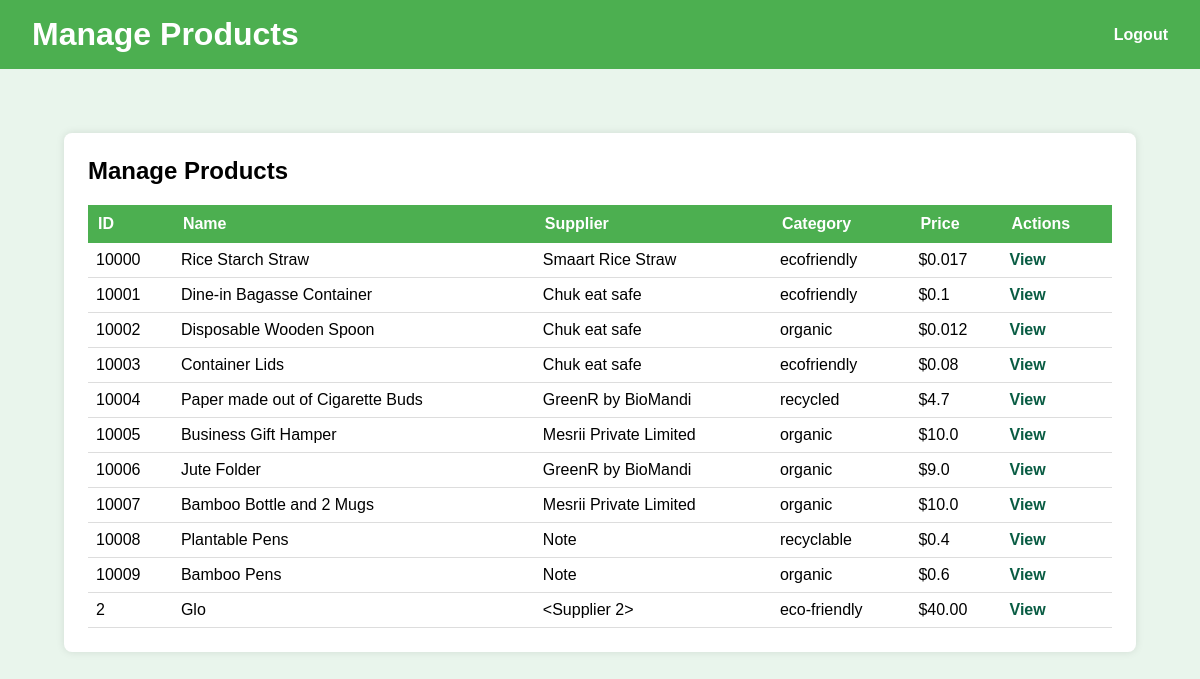
Page /admin/products (signed in) on the earlier database version.
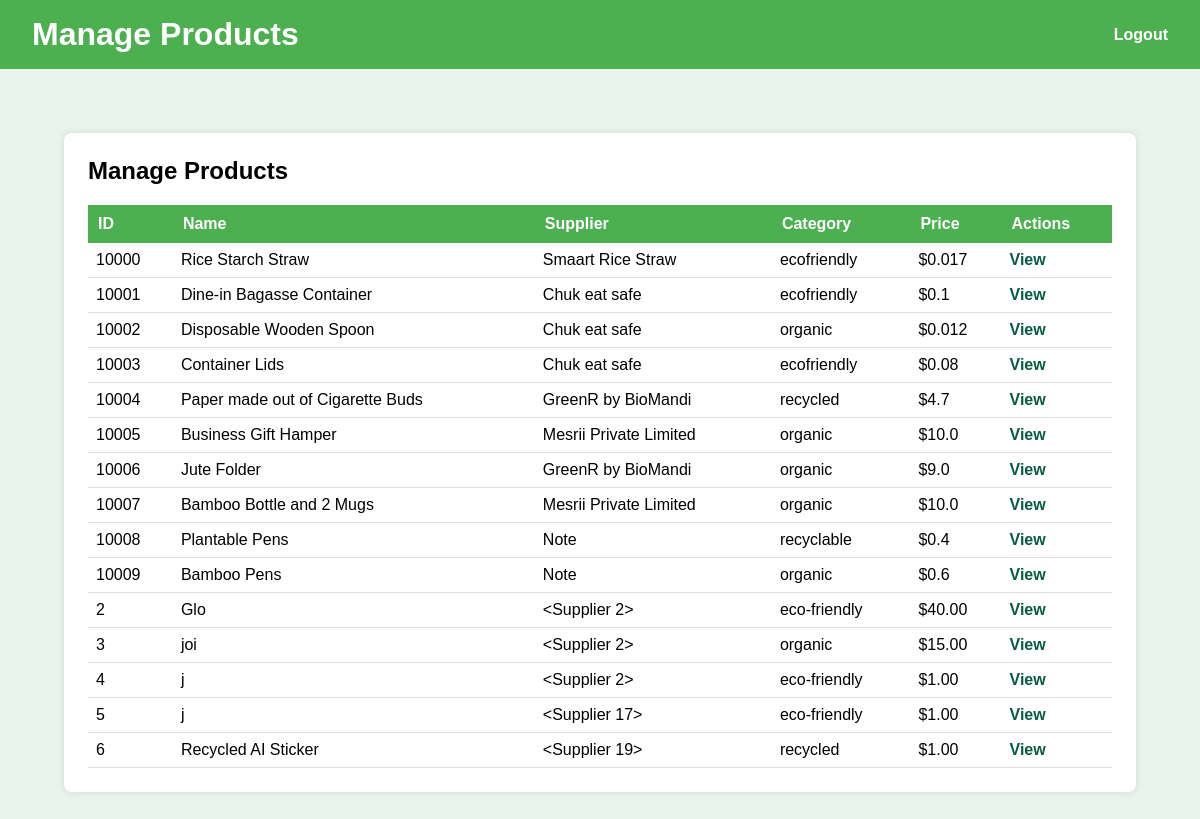
Same page on the later database version.
### models.py (models this page shows)
class Product(db.Model):
    __tablename__ = 'product'
    id = db.Column(db.Integer, primary_key=True)
    supplier_id = db.Column(db.Integer, db.ForeignKey('supplier.id'), nullable=False)
    name = db.Column(db.String(120), nullable=False)
    price = db.Column(db.Numeric(10, 2), nullable=False)
    category = db.Column(db.String(80))
    description = db.Column(db.Text)
    impact = db.Column(db.Text)
    status = db.Column(db.String(50))
    image_url = db.Column(db.String(255))
    order_items = db.relationship('OrderItem', backref='order', lazy=True)
    views = db.relationship('ProductView', back_populates='product', cascade='all, delete-orphan')

### app.py (the view)
@admin_bp.route('/products')
def admin_products():
    if not session.get('admin_logged_in'):
        return redirect(url_for('admin.admin_login'))
    dummy_products_objs = [SimpleNamespace(**p) for p in products_data]
    approved_products = Product.query.filter_by(status='approved').all()
    all_products = dummy_products_objs + approved_products
    return render_template('admin_products.html', products=all_products)

### app.py (called while the page is built)
@login_manager.user_loader
def load_user(user_id):
    return User.query.get(int(user_id))

@app.context_processor
def inject_faqs():
    faqs = get_faqs()
    return dict(faqs=faqs[:3])

### templates/admin_products.html (shortened to what this page needs)
{% extends "admin_base.html" %}
{% block header_title %}Manage Products{% endblock %}
{% block content %}
<div class="dashboard-content">
  <div class="section">
    <h2>Manage Products</h2>
    <table>
      <thead>
        <tr>
          <th>ID</th><th>Name</th><th>Supplier</th><th>Category</th><th>Price</th><th>Actions</th>
        </tr>
      </thead>
      <tbody>
      {% for product in products %}
        <tr>
          <td>{{ product.id }}</td>
          <td>{{ product.name }}</td>
          <td>{{ product.supplier }}</td>
          <td>{{ product.category }}</td>
          <td>${{ product.price }}</td>
          <td>
            <a href="{{ url_for('admin.admin_product_detail', product_id='d' ~ product.id) }}">View</a>
          </td>
        </tr>
      {% endfor %}
      </tbody>
    </table>
  </div>
</div>
{% endblock %}

Differences in the rows shown:
added Product: id "3", name "joi", supplier "<Supplier 2>", category "organic", price "15.00"
added Product: id "4", name "j", supplier "<Supplier 2>", category "eco-friendly", price "1.00"
added Product: id "5", name "j", supplier "<Supplier 17>", category "eco-friendly", price "1.00"
added Product: id "6", name "Recycled AI Sticker", supplier "<Supplier 19>", category "recycled", price "1.00"
